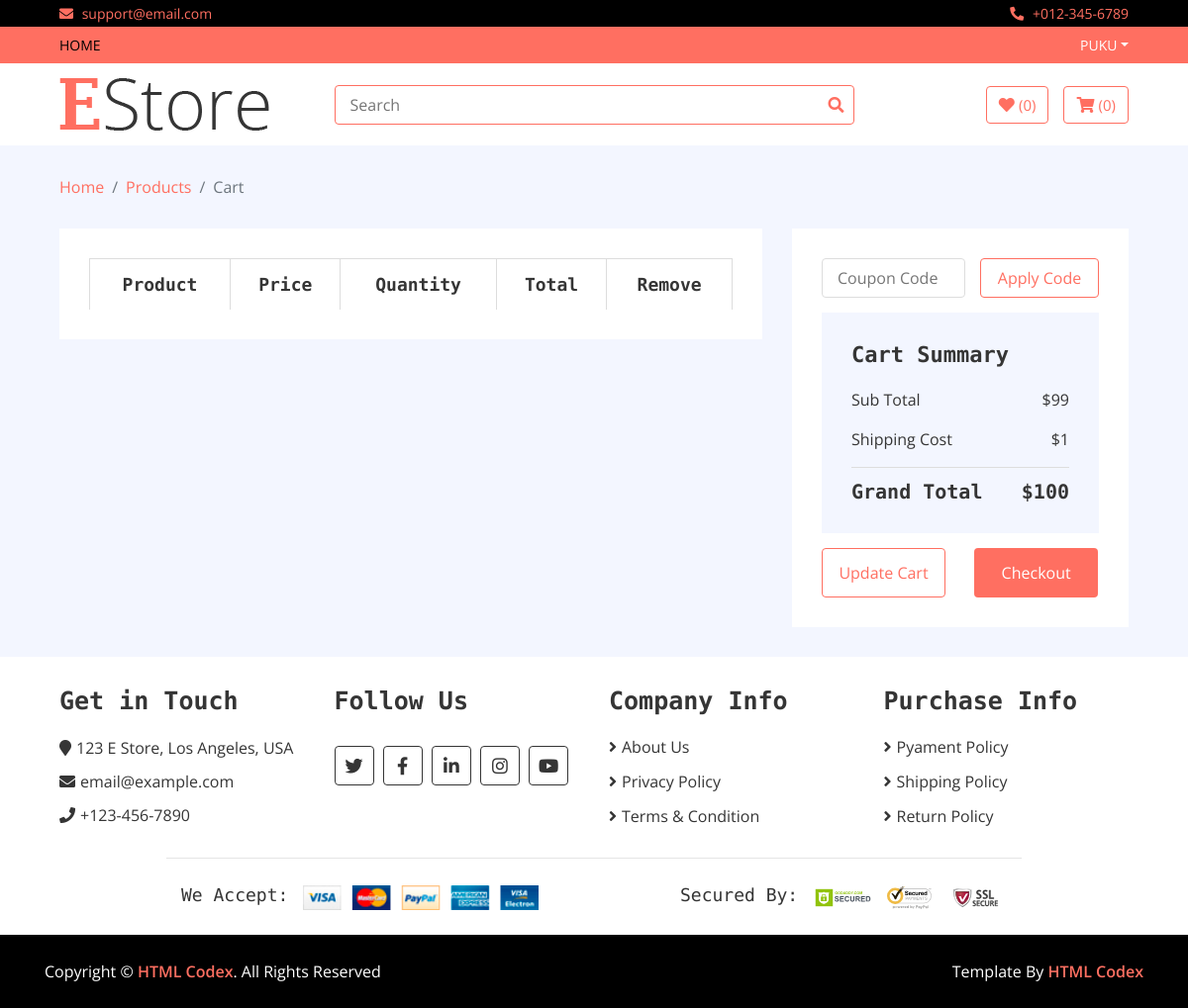
Before: /cart/my_cart (signed in) with the older database file.
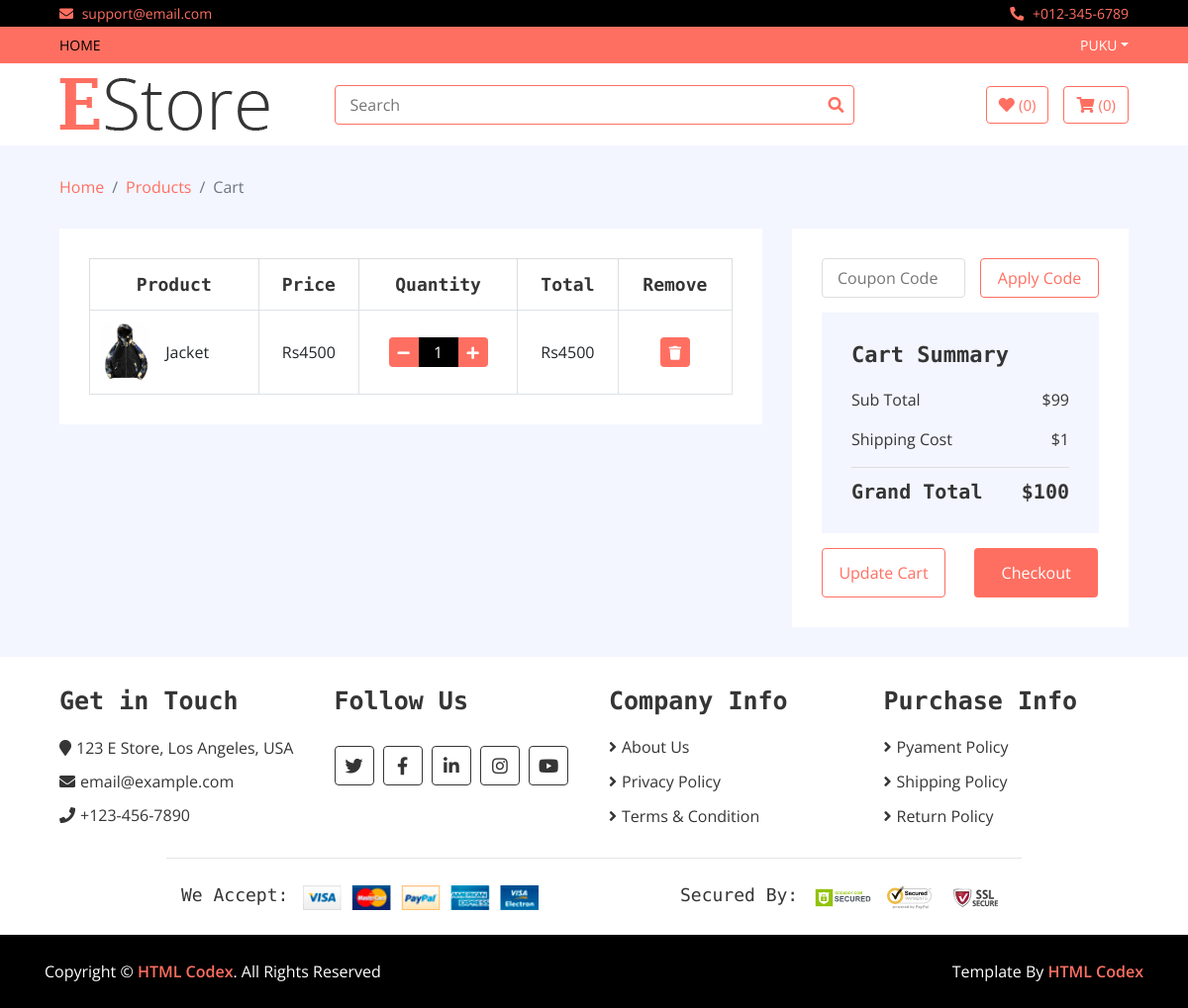
After: the same page with the newer database file.
### cart/models.py (models this page shows, shortened)
class Cart(models.Model):
    username = models.CharField(max_length=200)
    items = models.ForeignKey(Item, on_delete=models.CASCADE)
    slug = models.CharField(max_length=300)
    quantity = models.IntegerField(default=1)
    total = models.IntegerField()
    checkout = models.BooleanField(default=False)

### home/models.py (models this page shows, shortened)
class Item(models.Model):
    name = models.CharField(max_length = 400)
    price = models.IntegerField()
    discounted_price = models.IntegerField(default=0)
    image = models.ImageField(upload_to = 'media')
    category = models.ForeignKey(Category,on_delete=models.CASCADE)
    brand = models.ForeignKey(Brand,on_delete=models.CASCADE)
    label = models.CharField(choices = LABEL,max_length = 200,blank = True)
    status = models.CharField(choices = STATUS,max_length = 200)
    description = models.TextField(blank = True)
    specification = models.TextField(blank = True)
    slug = models.CharField(max_length = 300)

### cart/views.py (the view)
# urls.py: path('my_cart', CartView.as_view(), name='my_cart'),
class CartView(BaseView):
    def get(self, request):
        username = request.user.username
        self.views['my_cart'] = Cart.objects.filter(username=username, checkout=False)
        return render(request, 'cart.html', self.views)

### home/templates/cart.html (shortened to what the changed rows need)
{% extends 'base.html' %}
{% load static %}
{% block content %}
        <div class="cart-page">
            <div class="container-fluid">
                <div class="row">
                    <div class="col-lg-8">
                        <div class="cart-page-inner">
                            <div class="table-responsive">
                                <table class="table table-bordered">
                                    <thead class="thead-dark">
                                        <tr>
                                            <th>Product</th>
                                            <th>Price</th>
                                            <th>Quantity</th>
                                            <th>Total</th>
                                            <th>Remove</th>
                                        </tr>
                                    </thead>
                                    <tbody class="align-middle">
                                    {% for cart in my_cart %}
                                        <tr>
                                            <td>
                                                <div class="img">
                                                    <a href="#"><img src="{{cart.items.image.url}}" alt="Image"></a>
                                                    <p>{{cart.items.name}}</p>
                                                </div>
                                            </td>
                                            {% if cart.items.discounted_price > 0 %}
                                            <td>Rs{{cart.items.discounted_price}}</td>
                                            {% else %}
                                            <td>Rs{{cart.items.price}}</td>
                                            {% endif %}
                                            <td>
                                                <div class="qty">
                                                    <button class="btn-minus"><i class="fa fa-minus"></i></button>
                                                    <input type="text" value="{{cart.quantity}}">
                                                    <button class="btn-plus"><i class="fa fa-plus"></i></button>
                                                </div>
                                            </td>
                                            <td>Rs{{cart.total}}</td>
                                             <td><a href = "/cart/delete_cart/{{cart.items.slug}}"><button><i class="fa fa-trash"></i></button></td></a>
                                        </tr>
                                      {% endfor %}
                                    </tbody>
                                </table>
                            </div>
                        </div>
                    </div>
                    <div class="col-lg-4">
                        <div class="cart-page-inner">
                            <div class="row">
                                <div class="col-md-12">
                                    <div class="cart-summary">
                                        <div class="cart-content">
                                            <h1>Cart Summary</h1>
                                            <h2>Grand Total<span>$100</span></h2>
                                        </div>
                                    </div>
                                </div>
                            </div>
                        </div>
                    </div>
                </div>
            </div>
        </div>
       {% endblock %}

Changed rows visible on the page:
added Cart: items.image (picture), items.name "Jacket", items.discounted_price "4500", quantity "1", total "4500"
